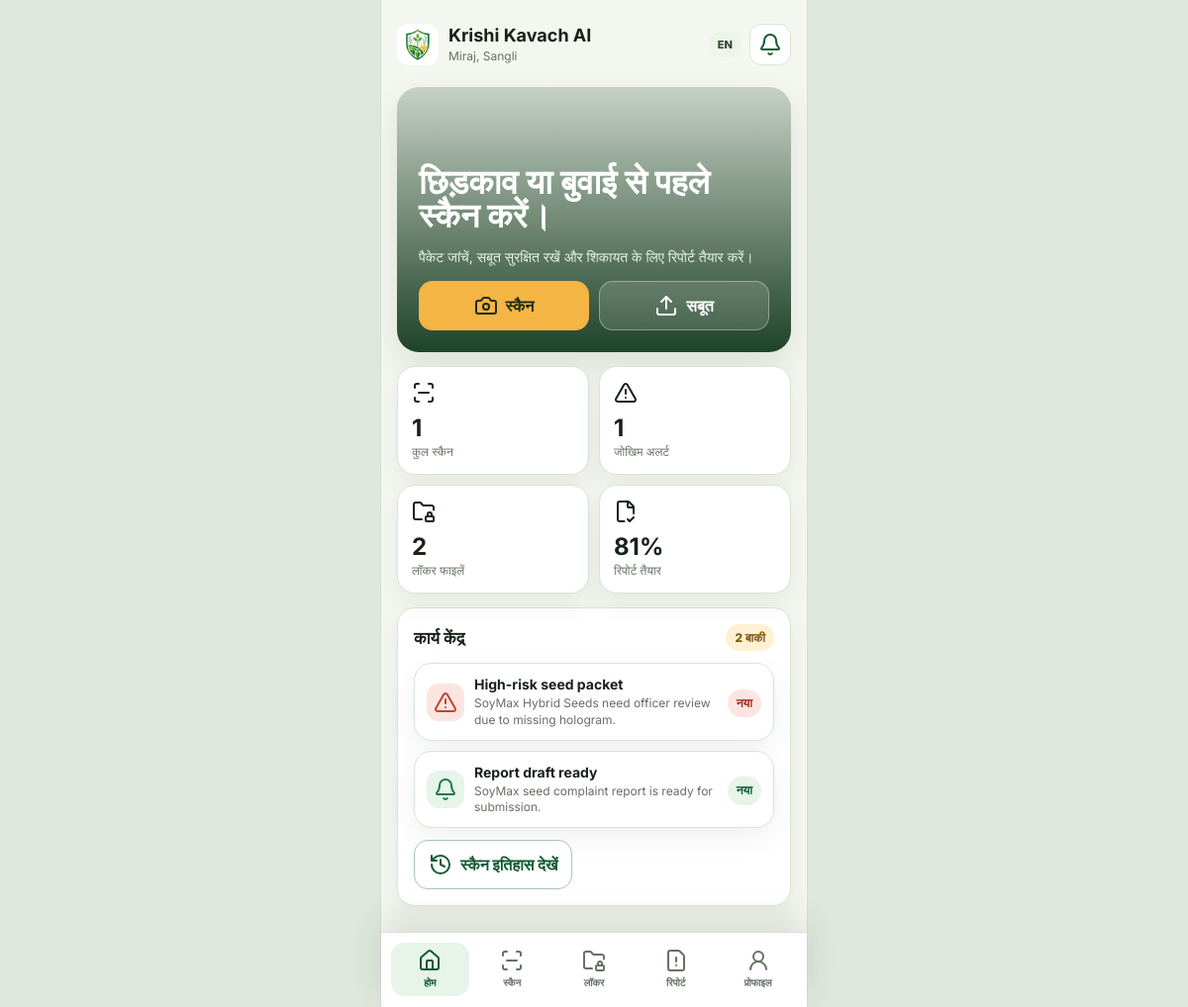
Page /farmer/dashboard.php (signed in) on the committed database.
### tables this page shows
CREATE TABLE farmer_profiles (
  id INT AUTO_INCREMENT PRIMARY KEY,
  user_id INT NOT NULL,
  village VARCHAR(120) NOT NULL,
  taluka VARCHAR(120) NOT NULL,
  district VARCHAR(120) NOT NULL,
  state VARCHAR(120) NOT NULL DEFAULT 'Maharashtra',
  land_area VARCHAR(60) NOT NULL,
  primary_crop VARCHAR(80) NOT NULL,
  kyc_status ENUM('pending','verified') NOT NULL DEFAULT 'verified',
  FOREIGN KEY (user_id) REFERENCES users(id) ON DELETE CASCADE
);

CREATE TABLE notifications (
  id INT AUTO_INCREMENT PRIMARY KEY,
  user_id INT NOT NULL,
  case_id INT NULL,
  title VARCHAR(160) NOT NULL,
  message TEXT NOT NULL,
  severity ENUM('ok','warn','bad') NOT NULL DEFAULT 'warn',
  is_read TINYINT(1) NOT NULL DEFAULT 0,
  created_at TIMESTAMP DEFAULT CURRENT_TIMESTAMP,
  FOREIGN KEY (user_id) REFERENCES users(id) ON DELETE CASCADE,
  FOREIGN KEY (case_id) REFERENCES cases(id) ON DELETE SET NULL
);

### app/helpers.php (called while the page is built, shortened)
<?php
require_once __DIR__ . '/db.php';
function e(?string $value): string
{
    return htmlspecialchars((string) $value, ENT_QUOTES, 'UTF-8');
}
function current_lang(): string
{
    return $_SESSION['lang'] ?? 'hi';
}
function text_hi(string $hi, string $en): string
{
    return current_lang() === 'hi' ? $hi : $en;
}
function lang_url(string $lang): string
{
    $path = parse_url($_SERVER['REQUEST_URI'] ?? '', PHP_URL_PATH) ?: APP_BASE . '/';
    $query = $_GET;
    $query['lang'] = $lang;
    return $path . '?' . http_build_query($query);
}
function label_text(string $value): string
{
    $map = [
        'Home' => 'होम',
        'Scan' => 'स्कैन',
        'Locker' => 'लॉकर',
        'Report' => 'रिपोर्ट',
        'Profile' => 'प्रोफाइल',
        'Dashboard' => 'डैशबोर्ड',
        'Product Scan' => 'उत्पाद स्कैन',
        'Scan History' => 'स्कैन इतिहास',
        'Scan Detail' => 'स्कैन विवरण',
        'Evidence Locker' => 'सबूत लॉकर',
        'Evidence Attached' => 'जुड़े सबूत',
        'Upload Evidence' => 'सबूत अपलोड करें',
        'Case Detail' => 'केस विवरण',
        'Case Timeline' => 'केस समयरेखा',
        'Complaint Report' => 'शिकायत रिपोर्ट',
        'Report Preview' => 'रिपोर्ट पूर्वावलोकन',
        'Notifications' => 'सूचनाएं',
        'Notification Detail' => 'सूचना विवरण',
        'Settings' => 'सेटिंग्स',
        'Advisory' => 'सलाह',
        'Product Database' => 'उत्पाद डेटाबेस',
        'Crop Profile' => 'फसल प्रोफाइल',
        'Edit Profile' => 'प्रोफाइल संपादित करें',
        'Farmer Panel' => 'किसान पैनल',
        'High' => 'उच्च',
        'Medium' => 'मध्यम',
        'Low' => 'कम',
        'Ready' => 'तैयार',
        'Draft' => 'ड्राफ्ट',
        'Submitted' => 'जमा',
        'Clear' => 'स्पष्ट',
        'Retake' => 'फिर लें',
        'New' => 'नया',
        'Read' => 'पढ़ा गया',
        'Product Photo' => 'उत्पाद फोटो',
        'QR Photo' => 'QR फोटो',
        'Purchase Bill' => 'खरीद बिल',
        'Crop Damage' => 'फसल नुकसान',
        'Dealer Note' => 'डीलर नोट',
        'Officer Note' => 'अधिकारी नोट',
        'Seeds' => 'बीज',
        'Fertilizer' => 'खाद',
        'Pesticide' => 'कीटनाशक',
    ];
    return current_lang() === 'hi' ? ($map[$value] ?? $value) : $value;
}
function url(string $path = ''): string
{
    return APP_BASE . '/' . ltrim($path, '/');
}
function current_user(): ?array
{
    return fetch_one('SELECT * FROM users WHERE id = ?', [(int) $_SESSION['user_id']]);
}
function require_login(): array
{
    $user = current_user();
    return $user;
}
function badge_class(string $value): string
{
    return match (strtolower($value)) {
        'high', 'bad', 'retake', 'failed' => 'red',
        'medium', 'warn', 'review', 'pending', 'draft' => 'yellow',
        default => 'green',
    };
}

### app/db.php (called while the page is built, shortened)
<?php
function db(): PDO
{
    static $pdo = null;
    if ($pdo instanceof PDO) {
        return $pdo;
    }
    $dsn = 'mysql:host=' . DB_HOST . ';dbname=' . DB_NAME . ';charset=utf8mb4';
    $pdo = new PDO($dsn, DB_USER, DB_PASS, [
        PDO::ATTR_ERRMODE => PDO::ERRMODE_EXCEPTION,
        PDO::ATTR_DEFAULT_FETCH_MODE => PDO::FETCH_ASSOC,
    ]);
    return $pdo;
}
function fetch_one(string $sql, array $params = []): ?array
{
    $stmt = db()->prepare($sql);
    $stmt->execute($params);
    $row = $stmt->fetch();
    return $row ?: null;
}
function fetch_all(string $sql, array $params = []): array
{
    $stmt = db()->prepare($sql);
    $stmt->execute($params);
    return $stmt->fetchAll();
}

### farmer/dashboard.php (the view, shortened to what this page needs)
<?php
require_once __DIR__ . '/../app/helpers.php';
$user = require_login();
$profile = fetch_one('SELECT * FROM farmer_profiles WHERE user_id = ?', [$user['id']]);
$metrics = [
    'scans' => (int) fetch_one('SELECT COUNT(*) c FROM product_scans WHERE user_id = ?', [$user['id']])['c'],
    'alerts' => (int) fetch_one('SELECT COUNT(*) c FROM product_scans WHERE user_id = ? AND risk_level IN ("High","Medium")', [$user['id']])['c'],
    'files' => (int) fetch_one('SELECT COUNT(*) c FROM evidence_files WHERE user_id = ?', [$user['id']])['c'],
    'ready' => (int) (fetch_one('SELECT readiness FROM reports WHERE user_id = ? ORDER BY id DESC LIMIT 1', [$user['id']])['readiness'] ?? 0),
];
$actions = fetch_all('SELECT * FROM notifications WHERE user_id = ? ORDER BY created_at DESC LIMIT 3', [$user['id']]);
$pageTitle = 'Krishi Kavach AI';
$pageSubtitle = ($profile['village'] ?? 'Tasgaon') . ', ' . ($profile['district'] ?? 'Sangli');
require __DIR__ . '/../app/partials/farmer-head.php';
?>
<section class="hero">
  <h1><?= e(text_hi('छिड़काव या बुवाई से पहले स्कैन करें।', 'Scan before you spray or sow.')) ?></h1>
  <p><?= e(text_hi('पैकेट जांचें, सबूत सुरक्षित रखें और शिकायत के लिए रिपोर्ट तैयार करें।', 'Check packaging, save proof, and prepare complaint-ready evidence.')) ?></p>
  <div class="actions"><a class="btn btn-yellow" href="<?= url('farmer/scan.php') ?>"><i data-lucide="camera"></i><?= e(label_text('Scan')) ?></a><a class="btn btn-ghost" href="<?= url('farmer/locker.php') ?>"><i data-lucide="upload"></i><?= e(text_hi('सबूत', 'Evidence')) ?></a></div>
</section>
<section class="metric-grid">
  <div class="metric"><i data-lucide="scan-line"></i><div><strong><?= $metrics['scans'] ?></strong><span><?= e(text_hi('कुल स्कैन', 'Total scans')) ?></span></div></div>
  <div class="metric"><i data-lucide="triangle-alert"></i><div><strong><?= $metrics['alerts'] ?></strong><span><?= e(text_hi('जोखिम अलर्ट', 'Risk alerts')) ?></span></div></div>
  <div class="metric"><i data-lucide="folder-lock"></i><div><strong><?= $metrics['files'] ?></strong><span><?= e(text_hi('लॉकर फाइलें', 'Locker files')) ?></span></div></div>
  <div class="metric"><i data-lucide="file-check-2"></i><div><strong><?= $metrics['ready'] ?>%</strong><span><?= e(text_hi('रिपोर्ट तैयार', 'Report ready')) ?></span></div></div>
</section>
<section class="card">
  <div class="card-head"><h2><?= e(text_hi('कार्य केंद्र', 'Action Center')) ?></h2><span class="badge yellow"><?= count($actions) ?> <?= e(text_hi('बाकी', 'pending')) ?></span></div>
  <div class="list">
    <?php foreach ($actions as $item): ?>
      <a class="list-row" href="<?= url('farmer/notification-detail.php?id=' . (int) $item['id']) ?>">
        <div class="status-icon <?= e($item['severity']) ?>"><i data-lucide="<?= $item['severity'] === 'bad' ? 'triangle-alert' : 'bell' ?>"></i></div>
        <div><strong><?= e($item['title']) ?></strong><span><?= e($item['message']) ?></span></div>
        <span class="badge <?= badge_class($item['severity']) ?>"><?= $item['is_read'] ? e(label_text('Read')) : e(label_text('New')) ?></span>
      </a>
    <?php endforeach; ?>
  </div>
  <div style="margin-top: 12px;"><a class="btn btn-outline" href="<?= url('farmer/scan-history.php') ?>"><i data-lucide="history"></i><?= e(text_hi('स्कैन इतिहास देखें', 'View Scan History')) ?></a></div>
</section>
<?php require __DIR__ . '/../app/partials/farmer-foot.php'; ?>

### app/partials/farmer-head.php
<?php
require_once __DIR__ . '/../helpers.php';
$user = $user ?? require_login();
$profile = $profile ?? fetch_one('SELECT * FROM farmer_profiles WHERE user_id = ?', [(int) $user['id']]);
?>
<?php require __DIR__ . '/head.php'; ?>
<main class="phone has-tabbar">
  <section class="screen">
    <header class="appbar">
      <div class="title-row">
        <?php if (!empty($back)): ?>
          <a class="icon-btn" href="<?= e($back) ?>"><i data-lucide="arrow-left"></i></a>
        <?php else: ?>
          <div class="brand-mark logo-mark"><img src="<?= url('assets/img/favicon.png') ?>" alt="Krishi Kavach"></div>
        <?php endif; ?>
        <div class="title-text"><h1><?= e(label_text($pageTitle ?? 'Farmer Panel')) ?></h1><span><?= e($pageSubtitle ?? (($profile['village'] ?? 'Tasgaon') . ', ' . ($profile['district'] ?? 'Sangli'))) ?></span></div>
      </div>
      <div style="display: flex; gap: 8px; align-items: center;">
        <a class="badge" href="<?= e(lang_url(current_lang() === 'hi' ? 'en' : 'hi')) ?>"><?= current_lang() === 'hi' ? 'EN' : 'हिं' ?></a>
        <a class="icon-btn" href="<?= url('farmer/notifications.php') ?>"><i data-lucide="bell"></i></a>
      </div>
    </header>

### rows in the picture
farmer_profiles: pageSubtitle "Miraj, Sangli"
notifications: id "2", title "Report draft ready", message "SoyMax seed complaint report is ready for submission."
notifications: title "High-risk seed packet", message "SoyMax Hybrid Seeds need officer review due to missing hologram."

### other values in the picture
label_text($pageTitle ?? 'Farmer Panel') "Krishi Kavach AI"
label_text('Scan') "स्कैन"
text_hi('सबूत', 'Evidence') "सबूत"
$metrics['scans'] "1"
text_hi('कुल स्कैन', 'Total scans') "कुल स्कैन"
$metrics['alerts'] "1"
text_hi('जोखिम अलर्ट', 'Risk alerts') "जोखिम अलर्ट"
text_hi('लॉकर फाइलें', 'Locker files') "लॉकर फाइलें"
$metrics['ready'] "81"
text_hi('रिपोर्ट तैयार', 'Report ready') "रिपोर्ट तैयार"
text_hi('कार्य केंद्र', 'Action Center') "कार्य केंद्र"
count($actions) "2"
text_hi('बाकी', 'pending') "बाकी"
text_hi('स्कैन इतिहास देखें', 'View Scan History') "स्कैन इतिहास देखें"
label_text('Home') "होम"
